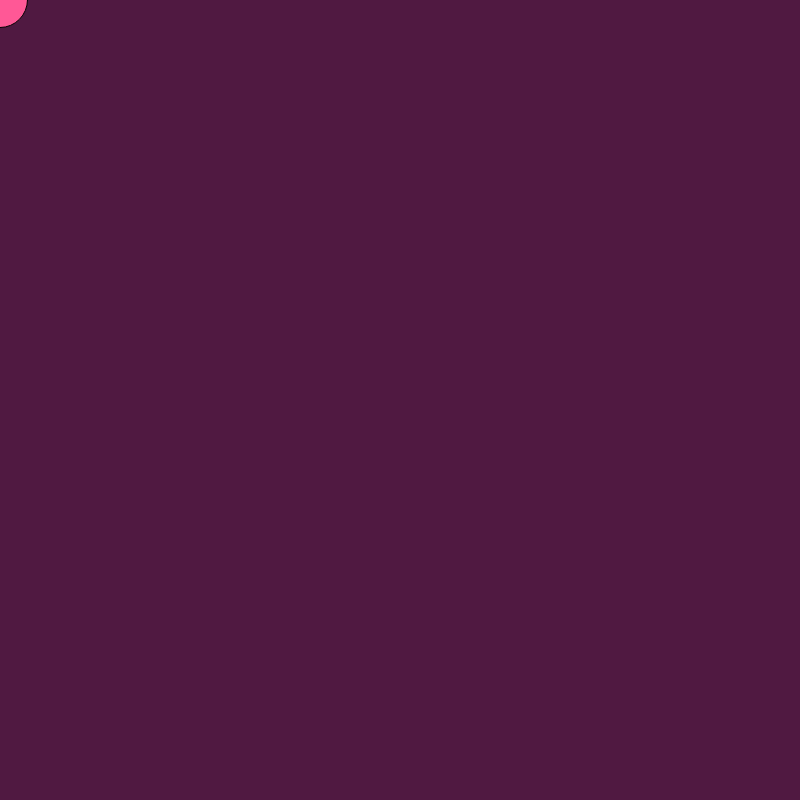
Frame 1 (no input)
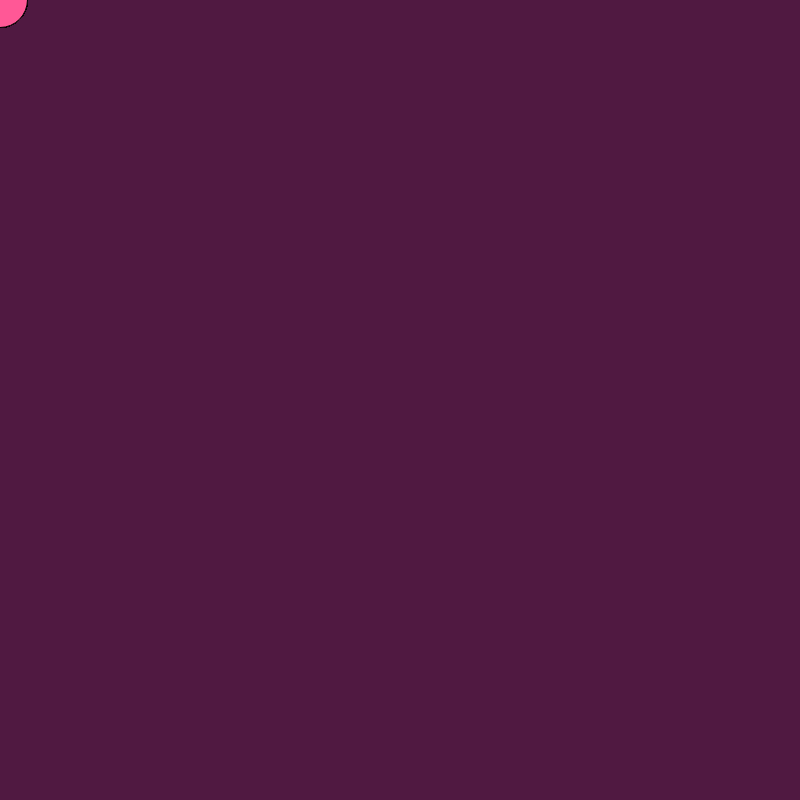
Frame 60 (no input)
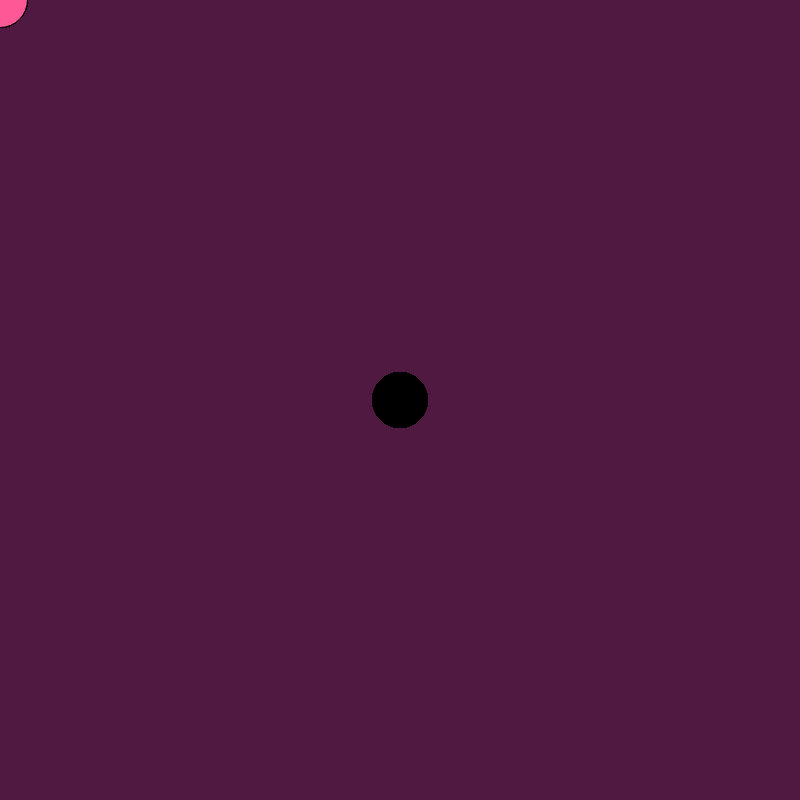
Frame 120 (the mouse pressed at the canvas centre since frame 60)

The p5.js sketch that drew these frames (run headless with seeded random() and noise() and a simulated clock; from frame 60 on, the mouse is pressed at the canvas centre):

// p5.js sketch
// ── sketch.js
function setup() {
  createCanvas(800, 800);
    background (80,25,65);
}

function draw() {
  if (mouseIsPressed) {
    fill(0);
  } else {
    fill(255,88,150);
  }
  ellipse(mouseX, mouseY, 55, 55);
}
    
var d = myFunction(10,30);

function myFunction(a,b) {
    return a * b /2;
}
